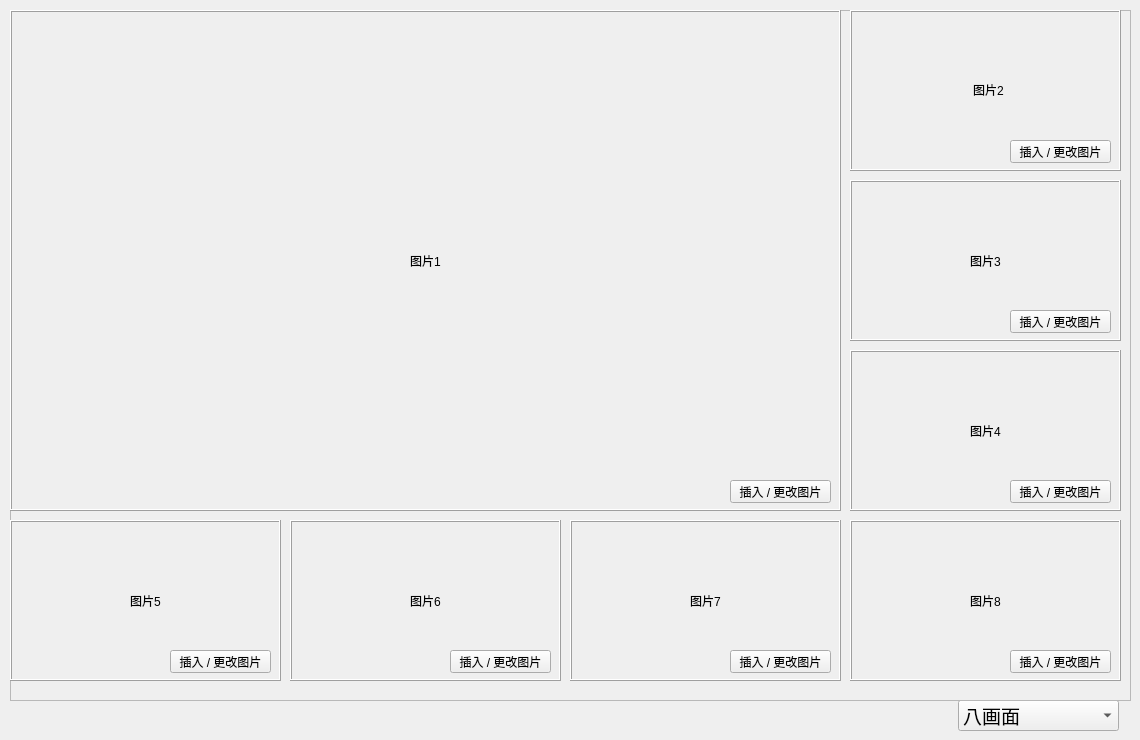
      <widget class="QWidget" name="tab1">
       <attribute name="title">
        <string>监控1#</string>
       </attribute>
       <widget class="QComboBox" name="cb1">
        <property name="geometry">
         <rect>
          <x>958</x>
          <y>700</y>
          <width>161</width>
          <height>31</height>
         </rect>
        </property>
        <property name="font">
         <font>
          <family>宋体</family>
          <pointsize>14</pointsize>
         </font>
        </property>
        <item>
         <property name="text">
          <string>八画面</string>
         </property>
        </item>
        <item>
         <property name="text">
          <string>十六画面</string>
         </property>
        </item>
        <item>
         <property name="text">
          <string>二十五画面</string>
         </property>
        </item>
       </widget>
       <widget class="QWidget" name="horizontalLayoutWidget">
        <property name="geometry">
         <rect>
          <x>10</x>
          <y>10</y>
          <width>1121</width>
          <height>691</height>
         </rect>
        </property>
        <layout class="QHBoxLayout" name="pageLayout1">
         <item>
          <widget class="QFrame" name="frame">
           <property name="frameShape">
            <enum>QFrame::StyledPanel</enum>
           </property>
           <property name="frameShadow">
            <enum>QFrame::Raised</enum>
           </property>
           <widget class="QFrame" name="frame_13">
            <property name="geometry">
             <rect>
              <x>840</x>
              <y>340</y>
              <width>271</width>
              <height>161</height>
             </rect>
            </property>
            <property name="frameShape">
             <enum>QFrame::Box</enum>
            </property>
            <property name="frameShadow">
             <enum>QFrame::Raised</enum>
            </property>
            <widget class="QLabel" name="label1_4">
             <property name="geometry">
              <rect>
               <x>10</x>
               <y>10</y>
               <width>251</width>
               <height>141</height>
              </rect>
             </property>
             <property name="frameShape">
              <enum>QFrame::NoFrame</enum>
             </property>
             <property name="text">
              <string>图片4</string>
             </property>
             <property name="alignment">
              <set>Qt::AlignCenter</set>
             </property>
            </widget>
            <widget class="QPushButton" name="pushButton1_4">
             <property name="geometry">
              <rect>
               <x>160</x>
               <y>130</y>
               <width>101</width>
               <height>23</height>
              </rect>
             </property>
             <property name="text">
              <string>插入 / 更改图片</string>
             </property>
            </widget>
           </widget>
           <widget class="QFrame" name="frame_15">
            <property name="geometry">
             <rect>
              <x>840</x>
              <y>0</y>
              <width>271</width>
              <height>161</height>
             </rect>
            </property>
            <property name="frameShape">
             <enum>QFrame::Box</enum>
            </property>
            <property name="frameShadow">
             <enum>QFrame::Raised</enum>
            </property>
            <widget class="QLabel" name="label1_2">
             <property name="geometry">
              <rect>
               <x>13</x>
               <y>4</y>
               <width>251</width>
               <height>151</height>
              </rect>
             </property>
             <property name="frameShape">
              <enum>QFrame::NoFrame</enum>
             </property>
             <property name="text">
              <string>图片2</string>
             </property>
             <property name="alignment">
              <set>Qt::AlignCenter</set>
             </property>
            </widget>
            <widget class="QPushButton" name="pushButton1_2">
             <property name="geometry">
              <rect>
               <x>160</x>
               <y>130</y>
               <width>101</width>
               <height>23</height>
              </rect>
             </property>
             <property name="text">
              <string>插入 / 更改图片</string>
             </property>
            </widget>
           </widget>
           <widget class="QFrame" name="frame1_11">
            <property name="geometry">
             <rect>
              <x>560</x>
              <y>510</y>
              <width>271</width>
              <height>161</height>
             </rect>
            </property>
            <property name="frameShape">
             <enum>QFrame::Box</enum>
            </property>
            <property name="frameShadow">
             <enum>QFrame::Raised</enum>
            </property>
            <widget class="QLabel" name="label1_7">
             <property name="geometry">
              <rect>
               <x>10</x>
               <y>10</y>
               <width>251</width>
               <height>141</height>
              </rect>
             </property>
             <property name="frameShape">
              <enum>QFrame::NoFrame</enum>
             </property>
             <property name="text">
              <string>图片7</string>
             </property>
             <property name="alignment">
              <set>Qt::AlignCenter</set>
             </property>
            </widget>
            <widget class="QPushButton" name="pushButton1_7">
             <property name="geometry">
              <rect>
               <x>160</x>
               <y>130</y>
               <width>101</width>
               <height>23</height>
              </rect>
             </property>
             <property name="text">
              <string>插入 / 更改图片</string>
             </property>
            </widget>
           </widget>
           <widget class="QFrame" name="frame_12">
            <property name="geometry">
             <rect>
              <x>840</x>
              <y>510</y>
              <width>271</width>
              <height>161</height>
             </rect>
            </property>
            <property name="frameShape">
             <enum>QFrame::Box</enum>
            </property>
            <property name="frameShadow">
             <enum>QFrame::Raised</enum>
            </property>
            <widget class="QLabel" name="label1_8">
             <property name="geometry">
              <rect>
               <x>10</x>
               <y>10</y>
               <width>251</width>
               <height>141</height>
              </rect>
             </property>
             <property name="frameShape">
              <enum>QFrame::NoFrame</enum>
             </property>
             <property name="text">
              <string>图片8</string>
             </property>
             <property name="alignment">
              <set>Qt::AlignCenter</set>
             </property>
            </widget>
            <widget class="QPushButton" name="pushButton1_8">
             <property name="geometry">
              <rect>
               <x>160</x>
               <y>130</y>
               <width>101</width>
               <height>23</height>
              </rect>
             </property>
             <property name="text">
              <string>插入 / 更改图片</string>
             </property>
            </widget>
           </widget>
           <widget class="QFrame" name="frame_14">
            <property name="geometry">
             <rect>
              <x>840</x>
              <y>170</y>
              <width>271</width>
              <height>161</height>
             </rect>
            </property>
            <property name="frameShape">
             <enum>QFrame::Box</enum>
            </property>
            <property name="frameShadow">
             <enum>QFrame::Raised</enum>
            </property>
            <widget class="QLabel" name="label1_3">
             <property name="geometry">
              <rect>
               <x>10</x>
               <y>10</y>
               <width>251</width>
               <height>141</height>
              </rect>
             </property>
             <property name="frameShape">
              <enum>QFrame::NoFrame</enum>
             </property>
             <property name="text">
              <string>图片3</string>
             </property>
             <property name="alignment">
              <set>Qt::AlignCenter</set>
             </property>
            </widget>
            <widget class="QPushButton" name="pushButton1_3">
             <property name="geometry">
              <rect>
               <x>160</x>
               <y>130</y>
               <width>101</width>
               <height>23</height>
              </rect>
             </property>
             <property name="text">
              <string>插入 / 更改图片</string>
             </property>
            </widget>
           </widget>
           <widget class="QFrame" name="frame1_10">
            <property name="geometry">
             <rect>
              <x>280</x>
              <y>510</y>
              <width>271</width>
              <height>161</height>
             </rect>
            </property>
            <property name="frameShape">
             <enum>QFrame::Box</enum>
            </property>
            <property name="frameShadow">
             <enum>QFrame::Raised</enum>
            </property>
            <widget class="QLabel" name="label1_6">
             <property name="geometry">
              <rect>
               <x>10</x>
               <y>10</y>
               <width>251</width>
               <height>141</height>
              </rect>
             </property>
             <property name="frameShape">
              <enum>QFrame::NoFrame</enum>
             </property>
             <property name="text">
              <string>图片6</string>
             </property>
             <property name="alignment">
              <set>Qt::AlignCenter</set>
             </property>
            </widget>
            <widget class="QPushButton" name="pushButton1_6">
             <property name="geometry">
              <rect>
               <x>160</x>
               <y>130</y>
               <width>101</width>
               <height>23</height>
              </rect>
             </property>
             <property name="text">
              <string>插入 / 更改图片</string>
             </property>
            </widget>
           </widget>
           <widget class="QFrame" name="frame_9">
            <property name="geometry">
             <rect>
              <x>0</x>
              <y>510</y>
              <width>271</width>
              <height>161</height>
             </rect>
            </property>
            <property name="frameShape">
             <enum>QFrame::Box</enum>
            </property>
            <property name="frameShadow">
             <enum>QFrame::Raised</enum>
            </property>
            <widget class="QLabel" name="label1_5">
             <property name="geometry">
              <rect>
               <x>10</x>
               <y>10</y>
               <width>251</width>
               <height>141</height>
              </rect>
             </property>
             <property name="frameShape">
              <enum>QFrame::NoFrame</enum>
             </property>
             <property name="text">
              <string>图片5</string>
             </property>
             <property name="alignment">
              <set>Qt::AlignCenter</set>
             </property>
            </widget>
            <widget class="QPushButton" name="pushButton1_5">
             <property name="geometry">
              <rect>
               <x>160</x>
               <y>130</y>
               <width>101</width>
               <height>23</height>
              </rect>
             </property>
             <property name="text">
              <string>插入 / 更改图片</string>
             </property>
            </widget>
           </widget>
           <widget class="QFrame" name="frame_2">
            <property name="geometry">
             <rect>
              <x>0</x>
              <y>0</y>
              <width>831</width>
              <height>501</height>
             </rect>
            </property>
            <property name="frameShape">
             <enum>QFrame::Box</enum>
            </property>
            <property name="frameShadow">
             <enum>QFrame::Raised</enum>
            </property>
            <widget class="QLabel" name="label1_1">
             <property name="geometry">
              <rect>
               <x>10</x>
               <y>10</y>
               <width>811</width>
               <height>481</height>
              </rect>
             </property>
             <property name="frameShape">
              <enum>QFrame::NoFrame</enum>
             </property>
             <property name="text">
              <string>图片1</string>
             </property>
             <property name="alignment">
              <set>Qt::AlignCenter</set>
             </property>
            </widget>
            <widget class="QPushButton" name="pushButton1_1">
             <property name="geometry">
              <rect>
               <x>720</x>
               <y>470</y>
               <width>101</width>
               <height>23</height>
              </rect>
             </property>
             <property name="text">
              <string>插入 / 更改图片</string>
             </property>
            </widget>
           </widget>
          </widget>
         </item>
        </layout>
       </widget>
      </widget>
